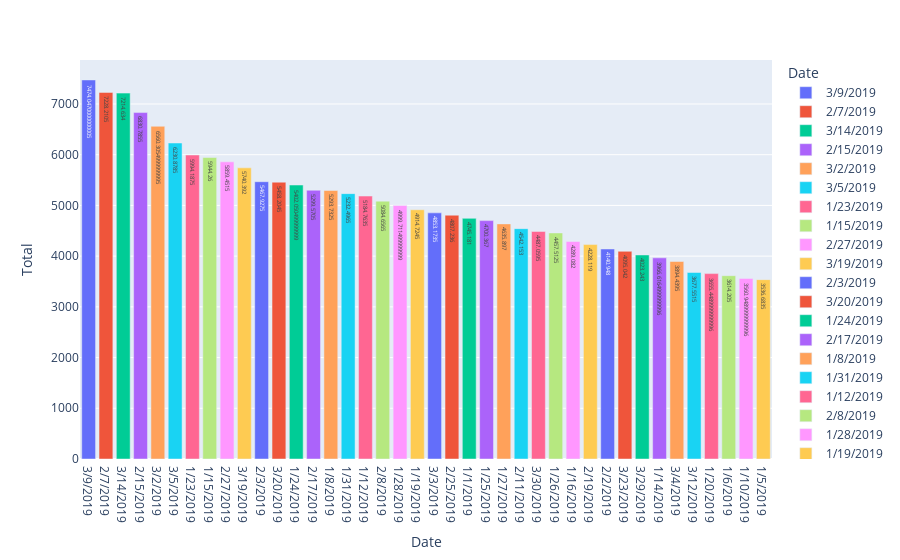

Notebook source saved alongside this figure:
### Code cell
#plt.figure(figsize=(12,8))
px.bar(e[0:40],x="Date",y="Total",text="Total",color="Date")

### Figure 1 — Plotly figure (JSON) as saved in the notebook; plotly's stock layout.template omitted (floating-point values rounded to 4 significant figures)
{"data": [{"alignmentgroup": "True", "hovertemplate": "Date=%{x}<br>Total=%{text}<extra></extra>", "legendgroup": "3/9/2019", "marker": {"color": "#636efa", "pattern": {"shape": ""}}, "name": "3/9/2019", "offsetgroup": "3/9/2019", "orientation": "v", "showlegend": true, "text": [7474.0], "textposition": "auto", "type": "bar", "x": ["3/9/2019"], "xaxis": "x", "y": [7474.0], "yaxis": "y"}, {"alignmentgroup": "True", "hovertemplate": "Date=%{x}<br>Total=%{text}<extra></extra>", "legendgroup": "2/7/2019", "marker": {"color": "#EF553B", "pattern": {"shape": ""}}, "name": "2/7/2019", "offsetgroup": "2/7/2019", "orientation": "v", "showlegend": true, "text": [7228.0], "textposition": "auto", "type": "bar", "x": ["2/7/2019"], "xaxis": "x", "y": [7228.0], "yaxis": "y"}, {"alignmentgroup": "True", "hovertemplate": "Date=%{x}<br>Total=%{text}<extra></extra>", "legendgroup": "3/14/2019", "marker": {"color": "#00cc96", "pattern": {"shape": ""}}, "name": "3/14/2019", "offsetgroup": "3/14/2019", "orientation": "v", "showlegend": true, "text": [7215.0], "textposition": "auto", "type": "bar", "x": ["3/14/2019"], "xaxis": "x", "y": [7215.0], "yaxis": "y"}, {"alignmentgroup": "True", "hovertemplate": "Date=%{x}<br>Total=%{text}<extra></extra>", "legendgroup": "2/15/2019", "marker": {"color": "#ab63fa", "pattern": {"shape": ""}}, "name": "2/15/2019", "offsetgroup": "2/15/2019", "orientation": "v", "showlegend": true, "text": [6831.0], "textposition": "auto", "type": "bar", "x": ["2/15/2019"], "xaxis": "x", "y": [6831.0], "yaxis": "y"}, {"alignmentgroup": "True", "hovertemplate": "Date=%{x}<br>Total=%{text}<extra></extra>", "legendgroup": "3/2/2019", "marker": {"color": "#FFA15A", "pattern": {"shape": ""}}, "name": "3/2/2019", "offsetgroup": "3/2/2019", "orientation": "v", "showlegend": true, "text": [6560.0], "textposition": "auto", "type": "bar", "x": ["3/2/2019"], "xaxis": "x", "y": [6560.0], "yaxis": "y"}, {"alignmentgroup": "True", "hovertemplate": "Date=%{x}<br>Total=%{text}<extra></extra>", "legendgroup": "3/5/2019", "marker": {"color": "#19d3f3", "pattern": {"shape": ""}}, "name": "3/5/2019", "offsetgroup": "3/5/2019", "orientation": "v", "showlegend": true, "text": [6231.0], "textposition": "auto", "type": "bar", "x": ["3/5/2019"], "xaxis": "x", "y": [6231.0], "yaxis": "y"}, {"alignmentgroup": "True", "hovertemplate": "Date=%{x}<br>Total=%{text}<extra></extra>", "legendgroup": "1/23/2019", "marker": {"color": "#FF6692", "pattern": {"shape": ""}}, "name": "1/23/2019", "offsetgroup": "1/23/2019", "orientation": "v", "showlegend": true, "text": [5994.0], "textposition": "auto", "type": "bar", "x": ["1/23/2019"], "xaxis": "x", "y": [5994.0], "yaxis": "y"}, {"alignmentgroup": "True", "hovertemplate": "Date=%{x}<br>Total=%{text}<extra></extra>", "legendgroup": "1/15/2019", "marker": {"color": "#B6E880", "pattern": {"shape": ""}}, "name": "1/15/2019", "offsetgroup": "1/15/2019", "orientation": "v", "showlegend": true, "text": [5944.0], "textposition": "auto", "type": "bar", "x": ["1/15/2019"], "xaxis": "x", "y": [5944.0], "yaxis": "y"}, {"alignmentgroup": "True", "hovertemplate": "Date=%{x}<br>Total=%{text}<extra></extra>", "legendgroup": "2/27/2019", "marker": {"color": "#FF97FF", "pattern": {"shape": ""}}, "name": "2/27/2019", "offsetgroup": "2/27/2019", "orientation": "v", "showlegend": true, "text": [5859.0], "textposition": "auto", "type": "bar", "x": ["2/27/2019"], "xaxis": "x", "y": [5859.0], "yaxis": "y"}, {"alignmentgroup": "True", "hovertemplate": "Date=%{x}<br>Total=%{text}<extra></extra>", "legendgroup": "3/19/2019", "marker": {"color": "#FECB52", "pattern": {"shape": ""}}, "name": "3/19/2019", "offsetgroup": "3/19/2019", "orientation": "v", "showlegend": true, "text": [5740.0], "textposition": "auto", "type": "bar", "x": ["3/19/2019"], "xaxis": "x", "y": [5740.0], "yaxis": "y"}, {"alignmentgroup": "True", "hovertemplate": "Date=%{x}<br>Total=%{text}<extra></extra>", "legendgroup": "2/3/2019", "marker": {"color": "#636efa", "pattern": {"shape": ""}}, "name": "2/3/2019", "offsetgroup": "2/3/2019", "orientation": "v", "showlegend": true, "text": [5468.0], "textposition": "auto", "type": "bar", "x": ["2/3/2019"], "xaxis": "x", "y": [5468.0], "yaxis": "y"}, {"alignmentgroup": "True", "hovertemplate": "Date=%{x}<br>Total=%{text}<extra></extra>", "legendgroup": "3/20/2019", "marker": {"color": "#EF553B", "pattern": {"shape": ""}}, "name": "3/20/2019", "offsetgroup": "3/20/2019", "orientation": "v", "showlegend": true, "text": [5458.0], "textposition": "auto", "type": "bar", "x": ["3/20/2019"], "xaxis": "x", "y": [5458.0], "yaxis": "y"}, {"alignmentgroup": "True", "hovertemplate": "Date=%{x}<br>Total=%{text}<extra></extra>", "legendgroup": "1/24/2019", "marker": {"color": "#00cc96", "pattern": {"shape": ""}}, "name": "1/24/2019", "offsetgroup": "1/24/2019", "orientation": "v", "showlegend": true, "text": [5402.0], "textposition": "auto", "type": "bar", "x": ["1/24/2019"], "xaxis": "x", "y": [5402.0], "yaxis": "y"}, {"alignmentgroup": "True", "hovertemplate": "Date=%{x}<br>Total=%{text}<extra></extra>", "legendgroup": "2/17/2019", "marker": {"color": "#ab63fa", "pattern": {"shape": ""}}, "name": "2/17/2019", "offsetgroup": "2/17/2019", "orientation": "v", "showlegend": true, "text": [5300.0], "textposition": "auto", "type": "bar", "x": ["2/17/2019"], "xaxis": "x", "y": [5300.0], "yaxis": "y"}, {"alignmentgroup": "True", "hovertemplate": "Date=%{x}<br>Total=%{text}<extra></extra>", "legendgroup": "1/8/2019", "marker": {"color": "#FFA15A", "pattern": {"shape": ""}}, "name": "1/8/2019", "offsetgroup": "1/8/2019", "orientation": "v", "showlegend": true, "text": [5294.0], "textposition": "auto", "type": "bar", "x": ["1/8/2019"], "xaxis": "x", "y": [5294.0], "yaxis": "y"}, {"alignmentgroup": "True", "hovertemplate": "Date=%{x}<br>Total=%{text}<extra></extra>", "legendgroup": "1/31/2019", "marker": {"color": "#19d3f3", "pattern": {"shape": ""}}, "name": "1/31/2019", "offsetgroup": "1/31/2019", "orientation": "v", "showlegend": true, "text": [5232.0], "textposition": "auto", "type": "bar", "x": ["1/31/2019"], "xaxis": "x", "y": [5232.0], "yaxis": "y"}, {"alignmentgroup": "True", "hovertemplate": "Date=%{x}<br>Total=%{text}<extra></extra>", "legendgroup": "1/12/2019", "marker": {"color": "#FF6692", "pattern": {"shape": ""}}, "name": "1/12/2019", "offsetgroup": "1/12/2019", "orientation": "v", "showlegend": true, "text": [5185.0], "textposition": "auto", "type": "bar", "x": ["1/12/2019"], "xaxis": "x", "y": [5185.0], "yaxis": "y"}, {"alignmentgroup": "True", "hovertemplate": "Date=%{x}<br>Total=%{text}<extra></extra>", "legendgroup": "2/8/2019", "marker": {"color": "#B6E880", "pattern": {"shape": ""}}, "name": "2/8/2019", "offsetgroup": "2/8/2019", "orientation": "v", "showlegend": true, "text": [5085.0], "textposition": "auto", "type": "bar", "x": ["2/8/2019"], "xaxis": "x", "y": [5085.0], "yaxis": "y"}, {"alignmentgroup": "True", "hovertemplate": "Date=%{x}<br>Total=%{text}<extra></extra>", "legendgroup": "1/28/2019", "marker": {"color": "#FF97FF", "pattern": {"shape": ""}}, "name": "1/28/2019", "offsetgroup": "1/28/2019", "orientation": "v", "showlegend": true, "text": [5000.0], "textposition": "auto", "type": "bar", "x": ["1/28/2019"], "xaxis": "x", "y": [5000.0], "yaxis": "y"}, {"alignmentgroup": "True", "hovertemplate": "Date=%{x}<br>Total=%{text}<extra></extra>", "legendgroup": "1/19/2019", "marker": {"color": "#FECB52", "pattern": {"shape": ""}}, "name": "1/19/2019", "offsetgroup": "1/19/2019", "orientation": "v", "showlegend": true, "text": [4915.0], "textposition": "auto", "type": "bar", "x": ["1/19/2019"], "xaxis": "x", "y": [4915.0], "yaxis": "y"}, {"alignmentgroup": "True", "hovertemplate": "Date=%{x}<br>Total=%{text}<extra></extra>", "legendgroup": "3/3/2019", "marker": {"color": "#636efa", "pattern": {"shape": ""}}, "name": "3/3/2019", "offsetgroup": "3/3/2019", "orientation": "v", "showlegend": true, "text": [4853.0], "textposition": "auto", "type": "bar", "x": ["3/3/2019"], "xaxis": "x", "y": [4853.0], "yaxis": "y"}, {"alignmentgroup": "True", "hovertemplate": "Date=%{x}<br>Total=%{text}<extra></extra>", "legendgroup": "2/25/2019", "marker": {"color": "#EF553B", "pattern": {"shape": ""}}, "name": "2/25/2019", "offsetgroup": "2/25/2019", "orientation": "v", "showlegend": true, "text": [4807.0], "textposition": "auto", "type": "bar", "x": ["2/25/2019"], "xaxis": "x", "y": [4807.0], "yaxis": "y"}, {"alignmentgroup": "True", "hovertemplate": "Date=%{x}<br>Total=%{text}<extra></extra>", "legendgroup": "1/1/2019", "marker": {"color": "#00cc96", "pattern": {"shape": ""}}, "name": "1/1/2019", "offsetgroup": "1/1/2019", "orientation": "v", "showlegend": true, "text": [4745.0], "textposition": "auto", "type": "bar", "x": ["1/1/2019"], "xaxis": "x", "y": [4745.0], "yaxis": "y"}, {"alignmentgroup": "True", "hovertemplate": "Date=%{x}<br>Total=%{text}<extra></extra>", "legendgroup": "1/25/2019", "marker": {"color": "#ab63fa", "pattern": {"shape": ""}}, "name": "1/25/2019", "offsetgroup": "1/25/2019", "orientation": "v", "showlegend": true, "text": [4700.0], "textposition": "auto", "type": "bar", "x": ["1/25/2019"], "xaxis": "x", "y": [4700.0], "yaxis": "y"}, {"alignmentgroup": "True", "hovertemplate": "Date=%{x}<br>Total=%{text}<extra></extra>", "legendgroup": "1/27/2019", "marker": {"color": "#FFA15A", "pattern": {"shape": ""}}, "name": "1/27/2019", "offsetgroup": "1/27/2019", "orientation": "v", "showlegend": true, "text": [4636.0], "textposition": "auto", "type": "bar", "x": ["1/27/2019"], "xaxis": "x", "y": [4636.0], "yaxis": "y"}, {"alignmentgroup": "True", "hovertemplate": "Date=%{x}<br>Total=%{text}<extra></extra>", "legendgroup": "2/11/2019", "marker": {"color": "#19d3f3", "pattern": {"shape": ""}}, "name": "2/11/2019", "offsetgroup": "2/11/2019", "orientation": "v", "showlegend": true, "text": [4542.0], "textposition": "auto", "type": "bar", "x": ["2/11/2019"], "xaxis": "x", "y": [4542.0], "yaxis": "y"}, {"alignmentgroup": "True", "hovertemplate": "Date=%{x}<br>Total=%{text}<extra></extra>", "legendgroup": "3/30/2019", "marker": {"color": "#FF6692", "pattern": {"shape": ""}}, "name": "3/30/2019", "offsetgroup": "3/30/2019", "orientation": "v", "showlegend": true, "text": [4487.0], "textposition": "auto", "type": "bar", "x": ["3/30/2019"], "xaxis": "x", "y": [4487.0], "yaxis": "y"}, {"alignmentgroup": "True", "hovertemplate": "Date=%{x}<br>Total=%{text}<extra></extra>", "legendgroup": "1/26/2019", "marker": {"color": "#B6E880", "pattern": {"shape": ""}}, "name": "1/26/2019", "offsetgroup": "1/26/2019", "orientation": "v", "showlegend": true, "text": [4458.0], "textposition": "auto", "type": "bar", "x": ["1/26/2019"], "xaxis": "x", "y": [4458.0], "yaxis": "y"}, {"alignmentgroup": "True", "hovertemplate": "Date=%{x}<br>Total=%{text}<extra></extra>", "legendgroup": "1/16/2019", "marker": {"color": "#FF97FF", "pattern": {"shape": ""}}, "name": "1/16/2019", "offsetgroup": "1/16/2019", "orientation": "v", "showlegend": true, "text": [4289.0], "textposition": "auto", "type": "bar", "x": ["1/16/2019"], "xaxis": "x", "y": [4289.0], "yaxis": "y"}, {"alignmentgroup": "True", "hovertemplate": "Date=%{x}<br>Total=%{text}<extra></extra>", "legendgroup": "2/19/2019", "marker": {"color": "#FECB52", "pattern": {"shape": ""}}, "name": "2/19/2019", "offsetgroup": "2/19/2019", "orientation": "v", "showlegend": true, "text": [4228.0], "textposition": "auto", "type": "bar", "x": ["2/19/2019"], "xaxis": "x", "y": [4228.0], "yaxis": "y"}, {"alignmentgroup": "True", "hovertemplate": "Date=%{x}<br>Total=%{text}<extra></extra>", "legendgroup": "2/2/2019", "marker": {"color": "#636efa", "pattern": {"shape": ""}}, "name": "2/2/2019", "offsetgroup": "2/2/2019", "orientation": "v", "showlegend": true, "text": [4141.0], "textposition": "auto", "type": "bar", "x": ["2/2/2019"], "xaxis": "x", "y": [4141.0], "yaxis": "y"}, {"alignmentgroup": "True", "hovertemplate": "Date=%{x}<br>Total=%{text}<extra></extra>", "legendgroup": "3/23/2019", "marker": {"color": "#EF553B", "pattern": {"shape": ""}}, "name": "3/23/2019", "offsetgroup": "3/23/2019", "orientation": "v", "showlegend": true, "text": [4095.0], "textposition": "auto", "type": "bar", "x": ["3/23/2019"], "xaxis": "x", "y": [4095.0], "yaxis": "y"}, {"alignmentgroup": "True", "hovertemplate": "Date=%{x}<br>Total=%{text}<extra></extra>", "legendgroup": "3/29/2019", "marker": {"color": "#00cc96", "pattern": {"shape": ""}}, "name": "3/29/2019", "offsetgroup": "3/29/2019", "orientation": "v", "showlegend": true, "text": [4023.0], "textposition": "auto", "type": "bar", "x": ["3/29/2019"], "xaxis": "x", "y": [4023.0], "yaxis": "y"}, {"alignmentgroup": "True", "hovertemplate": "Date=%{x}<br>Total=%{text}<extra></extra>", "legendgroup": "1/14/2019", "marker": {"color": "#ab63fa", "pattern": {"shape": ""}}, "name": "1/14/2019", "offsetgroup": "1/14/2019", "orientation": "v", "showlegend": true, "text": [3967.0], "textposition": "auto", "type": "bar", "x": ["1/14/2019"], "xaxis": "x", "y": [3967.0], "yaxis": "y"}, {"alignmentgroup": "True", "hovertemplate": "Date=%{x}<br>Total=%{text}<extra></extra>", "legendgroup": "3/4/2019", "marker": {"color": "#FFA15A", "pattern": {"shape": ""}}, "name": "3/4/2019", "offsetgroup": "3/4/2019", "orientation": "v", "showlegend": true, "text": [3894.0], "textposition": "auto", "type": "bar", "x": ["3/4/2019"], "xaxis": "x", "y": [3894.0], "yaxis": "y"}, {"alignmentgroup": "True", "hovertemplate": "Date=%{x}<br>Total=%{text}<extra></extra>", "legendgroup": "3/12/2019", "marker": {"color": "#19d3f3", "pattern": {"shape": ""}}, "name": "3/12/2019", "offsetgroup": "3/12/2019", "orientation": "v", "showlegend": true, "text": [3678.0], "textposition": "auto", "type": "bar", "x": ["3/12/2019"], "xaxis": "x", "y": [3678.0], "yaxis": "y"}, {"alignmentgroup": "True", "hovertemplate": "Date=%{x}<br>Total=%{text}<extra></extra>", "legendgroup": "1/20/2019", "marker": {"color": "#FF6692", "pattern": {"shape": ""}}, "name": "1/20/2019", "offsetgroup": "1/20/2019", "orientation": "v", "showlegend": true, "text": [3655.0], "textposition": "auto", "type": "bar", "x": ["1/20/2019"], "xaxis": "x", "y": [3655.0], "yaxis": "y"}, {"alignmentgroup": "True", "hovertemplate": "Date=%{x}<br>Total=%{text}<extra></extra>", "legendgroup": "1/6/2019", "marker": {"color": "#B6E880", "pattern": {"shape": ""}}, "name": "1/6/2019", "offsetgroup": "1/6/2019", "orientation": "v", "showlegend": true, "text": [3614.0], "textposition": "auto", "type": "bar", "x": ["1/6/2019"], "xaxis": "x", "y": [3614.0], "yaxis": "y"}, {"alignmentgroup": "True", "hovertemplate": "Date=%{x}<br>Total=%{text}<extra></extra>", "legendgroup": "1/10/2019", "marker": {"color": "#FF97FF", "pattern": {"shape": ""}}, "name": "1/10/2019", "offsetgroup": "1/10/2019", "orientation": "v", "showlegend": true, "text": [3561.0], "textposition": "auto", "type": "bar", "x": ["1/10/2019"], "xaxis": "x", "y": [3561.0], "yaxis": "y"}, {"alignmentgroup": "True", "hovertemplate": "Date=%{x}<br>Total=%{text}<extra></extra>", "legendgroup": "1/5/2019", "marker": {"color": "#FECB52", "pattern": {"shape": ""}}, "name": "1/5/2019", "offsetgroup": "1/5/2019", "orientation": "v", "showlegend": true, "text": [3537.0], "textposition": "auto", "type": "bar", "x": ["1/5/2019"], "xaxis": "x", "y": [3537.0], "yaxis": "y"}], "layout": {"barmode": "relative", "legend": {"title": {"text": "Date"}, "tracegroupgap": 0}, "margin": {"t": 60}, "xaxis": {"anchor": "y", "categoryarray": ["3/9/2019", "2/7/2019", "3/14/2019", "2/15/2019", "3/2/2019", "3/5/2019", "1/23/2019", "1/15/2019", "2/27/2019", "3/19/2019", "2/3/2019", "3/20/2019", "1/24/2019", "2/17/2019", "1/8/2019", "1/31/2019", "1/12/2019", "2/8/2019", "1/28/2019", "1/19/2019", "3/3/2019", "2/25/2019", "1/1/2019", "1/25/2019", "1/27/2019", "2/11/2019", "3/30/2019", "1/26/2019", "1/16/2019", "2/19/2019", "2/2/2019", "3/23/2019", "3/29/2019", "1/14/2019", "3/4/2019", "3/12/2019", "1/20/2019", "1/6/2019", "1/10/2019", "1/5/2019"], "categoryorder": "array", "domain": [0, 1], "title": {"text": "Date"}}, "yaxis": {"anchor": "x", "domain": [0, 1], "title": {"text": "Total"}}}}
